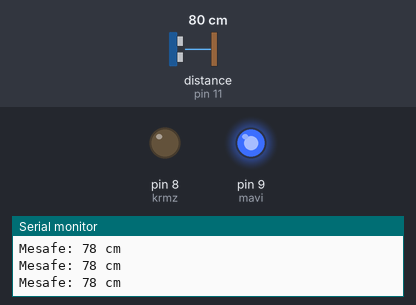
This sketch was run on a simulated Arduino Uno, built with avr-gcc and run on an emulated ATmega328P. Parts: output pins drawn as LEDs (lit = HIGH), the last lines printed to the serial monitor. Wiring (inferred from the names in the program): ultrasonic range finder: trigger pin 10; echo pin 11. The test bench sets the inputs (shaded band); at power-on: distance to the obstacle (sensor on pin 11) 80 cm. The echo pulse lasts 58.3 µs per cm; pins used as bus, display or sensor lines are not drawn.

Above: at 1.2 s.
1.3 s: distance to the obstacle (sensor on pin 11) set to 7 cm
2.8 s: distance to the obstacle (sensor on pin 11) set to 4 cm
At 3.4 s:
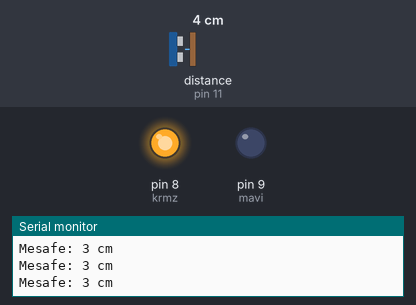
4.3 s: distance to the obstacle (sensor on pin 11) set to 9 cm
At 4.9 s:
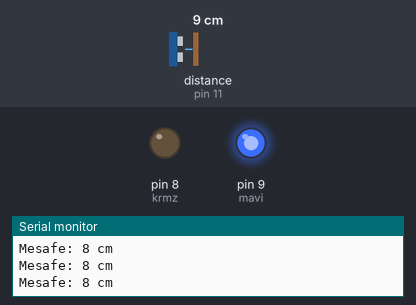
5.9 s: distance to the obstacle (sensor on pin 11) set to 2 cm
At 6.5 s:
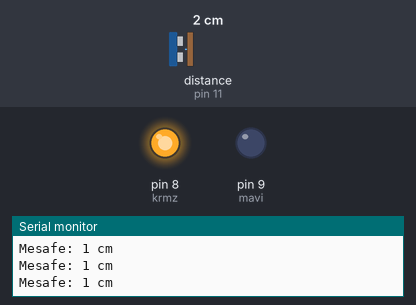
Timing chart, 0 to 8.5 s (numbered marks = the images above; inputs shaded):
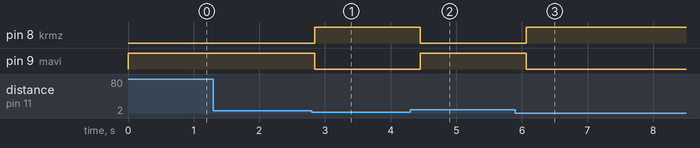

Measured:
- the behaviour switches between 6 and 5 cm on distance to the obstacle (sensor on pin 11) (found by bisection; images 0 and 1)
- after the input at 2.8 s, pin 8 (krmz): LOW → HIGH after 0.05 s; pin 9 (mavi): HIGH → LOW after 0.05 s
- after the input at 4.3 s, pin 8 (krmz): HIGH → LOW after 0.15 s; pin 9 (mavi): LOW → HIGH after 0.15 s
- after the input at 5.9 s, pin 8 (krmz): LOW → HIGH after 0.16 s; pin 9 (mavi): HIGH → LOW after 0.16 s

The sketch:

mesafeled.ino
```cpp
int krmz=8;
int mavi=9;
int trig=10;
int echo=11;


void setup()
{
   Serial.begin(9600);
  pinMode(krmz,OUTPUT);
  pinMode(mavi,OUTPUT);
  pinMode(trig,OUTPUT);
  pinMode(echo,INPUT);

}

void loop()
{
    // Ultrasonik sensörü tetikle
  digitalWrite(trig, LOW);
  delayMicroseconds(2);
  digitalWrite(trig, HIGH);
  delayMicroseconds(10);
  digitalWrite(trig, LOW);

  // Echo pin'inden gelen süreyi ölç
  long gelen = pulseIn(echo, HIGH);
  // Sesin hava ortamında hızı yaklaşık 0.034 cm/mikrosaniye olduğundan,
  // mesafeyi cm cinsinden hesaplayın
  int  hesap = gelen * 0.034 / 2;
  Serial.print("Mesafe: ");
  Serial.print(hesap);
  Serial.println(" cm");

  // Mesafe eşiği (örneğin, 20 cm) aşıldığında LED'i yak
  if (hesap <5) {
    digitalWrite(krmz, HIGH);
    digitalWrite(mavi, LOW);
  }
  else{
    digitalWrite(mavi, HIGH);
    digitalWrite(krmz, LOW);
  }

  delay(200);  // Mesafe ölçümünü saniyede bir kez yapmak için bekleyin


}
```
